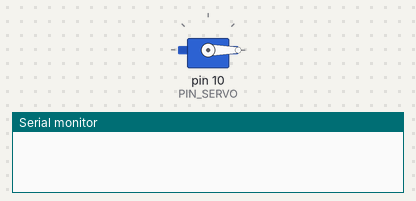
A sketch run on a simulated Arduino Uno, built with avr-gcc and run on an emulated ATmega328P. Shown: servo, the last lines printed to the serial monitor.

Above: at 0.1 s.
At 1.1 s:
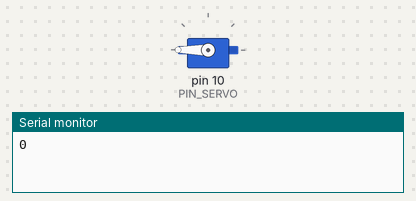
Timing chart, 0 to 2.6 s (numbered marks = the images above):
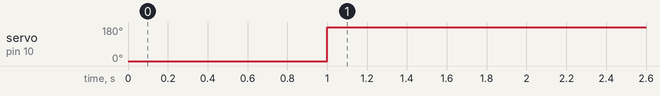

The sketch:

10_example_3.ino
```cpp
#include <Servo.h>
#define PIN_SERVO 10

Servo myservo;

void setup() {
  myservo.attach(PIN_SERVO);
  myservo.write(0);
  delay(1000);

  Serial.begin(57600);
}

void loop() {
  int time1, s;
  time1 = millis();
  myservo.write(180);
  s = (millis() - time1)/180;
  Serial.println(s);
  delay(1000);
}
```

Measured:
- by itself, servo on pin 10 (PIN_SERVO): 0° → 180° at 1.0 s
